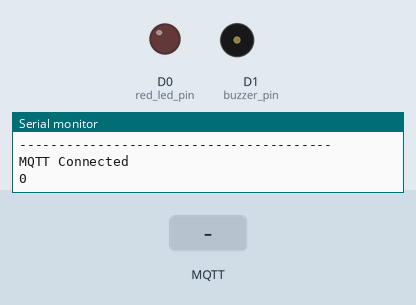
Bench run of a sketch on a simulated Arduino MKR. Shown: output pins drawn as LEDs (lit = HIGH), buzzer (waves = sounding, pin HIGH), the last lines printed to the serial monitor. The test bench sets the inputs (shaded band). WiFi joins after 1.5 s; servers stay silent unless stated; no MQTT or app messages arrive unless stated.

Above: at 12.7 s.
12.8 s: MQTT message "1" arrives on the first subscribed topic
At 13.2 s:
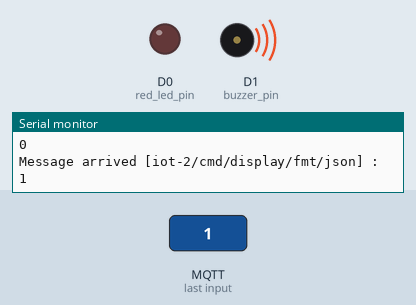
15.8 s: MQTT message "on" arrives on the first subscribed topic
At 17.2 s:
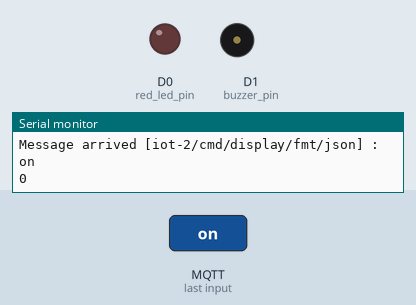
Timing chart, 0 to 18.8 s (numbered marks = the images above; inputs shaded):
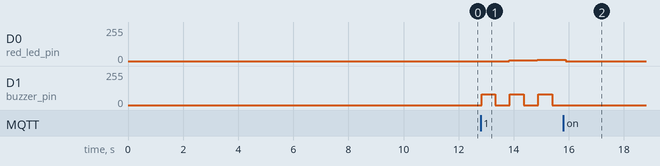

The sketch:

roommate.ino
```cpp
//libraries
#include <Arduino_MKRENV.h>
//MQTT
#include <WiFiNINA.h>
#include <ArduinoMqttClient.h>
#include <ArduinoJson.h>
#include <PubSubClient.h>
#include "wifi_secrets.h"
// Add WiFi connection information
char ssid[] = SECRET_SSID_0;          //  your network SSID (name)
char pass[] = SECRET_PASS_0;          // your network password
int WiFistatus = WL_IDLE_STATUS;      // the Wifi radio's status

//======================================================================//
#define MQTT_HOST "bowcro.messaging.internetofthings.ibmcloud.com"
#define MQTT_PORT 1883
#define MQTT_DEVICEID "d:bowcro:mkr1010:3c610516400c"
#define MQTT_USER "use-token-auth"
#define MQTT_TOKEN "karldevice"
#define MQTT_TOPIC "iot-2/evt/status/fmt/json"
#define MQTT_TOPIC_DISPLAY "iot-2/cmd/display/fmt/json"
// MQTT objects
void callback(char* topic, byte* payload, unsigned int length);
WiFiClient wifiClient;
PubSubClient mqtt(MQTT_HOST, MQTT_PORT, callback, wifiClient);

// variables to hold data
StaticJsonDocument<100> jsonDoc;
JsonObject payload = jsonDoc.to<JsonObject>();
JsonObject status = payload.createNestedObject("d");
static char msg[100];

//functions declared
//mqtt init
void mqtt_init();
//mqtt send
void mqtt_send();
//mqtt get data from could

//mqtt components
void callback(char*,byte*,unsigned int);
void printData();
//======================================================================//

//define the sensor pins
#define buzzer_pin 1
#define red_led_pin 0
//define the wait time

//define state varieties
//control states
int warning_state = 0;
int warning_buffer = 1;
//used for faded light
int brightness = 0;    // how bright the LED is
int fadeAmount = 5;    // how many points to fade the LED by

//functions declaration
//red light control
void red_light_on();
void red_light_off();
void red_light_alert();
//buzzer control
void buzzer_slow_alert();
//control led and buzzer
void warn_control(int);

//initialize
void setup() {
  //MQTT INIT
  mqtt_init();
  //INOUT MODE

  //OUTPUT MODE
  pinMode(red_led_pin,OUTPUT);
  pinMode(buzzer_pin,OUTPUT);
  //INITIAL VALUES

  //TEST
  Serial.begin(9600);
}

//main loop
void loop(){
  mqtt_send();
  //control led and buzzer
  warn_control(warning_state);

  if (warning_state != warning_buffer)
  {
    Serial.println(warning_state);
    warning_buffer = warning_state;
  }
}


//======================================================================//
//=========================function definition==========================//
//======================================================================//

//========================MQTT func definition==========================//
void mqtt_init(){
  //Initialize serial and wait for port to open:
  Serial.begin(9600);
  while (!Serial) {
    ; // wait for serial port to connect. Needed for native USB port only
  }

  // attempt to connect to Wifi network:

  while (WiFistatus != WL_CONNECTED) {
    Serial.print("Attempting to connect to network: ");
    Serial.println(ssid);
    // Connect to WPA/WPA2 network:
    WiFistatus = WiFi.begin(ssid, pass);

    // wait 10 seconds for connection:
    delay(10000);
  }

  // you're connected now, so print out the data:
  Serial.println("You're connected to the network");

  Serial.println("----------------------------------------");
  printData();
  Serial.println("----------------------------------------");

  // Connect to MQTT - IBM Watson IoT Platform
  if (mqtt.connect(MQTT_DEVICEID, MQTT_USER, MQTT_TOKEN)) {
    Serial.println("MQTT Connected");
    mqtt.subscribe(MQTT_TOPIC_DISPLAY);

  } else {
    Serial.println("MQTT Failed to connect!");
  }
}

void mqtt_send(){
  mqtt.loop();
  while (!mqtt.connected()) {
    Serial.print("Attempting MQTT connection...");
    // Attempt to connect
    if (mqtt.connect(MQTT_DEVICEID, MQTT_USER, MQTT_TOKEN)) {
      Serial.println("MQTT Connected");
      mqtt.subscribe(MQTT_TOPIC_DISPLAY);
      mqtt.loop();
    } else {
      Serial.println("MQTT Failed to connect!");
      delay(5000);
    }
  }
  // Check if any reads failed and exit early (to try again).
}

void callback(char* topic, byte* payload, unsigned int length) {
  // handle message arrived
  Serial.print("Message arrived [");
  Serial.print(topic);
  Serial.print("] : ");

  payload[length] = 0; // ensure valid content is zero terminated so can treat as c-string
  Serial.println((char *)payload);
  String received_message = (char *)payload;//received message
  warning_state = received_message.toInt();
}

void printData() {
  Serial.println("Board Information:");
  // print your board's IP address:
  IPAddress ip = WiFi.localIP();
  Serial.print("IP Address: ");
  Serial.println(ip);

  Serial.println();
  Serial.println("Network Information:");
  Serial.print("SSID: ");
  Serial.println(WiFi.SSID());

  // print the received signal strength:
  long rssi = WiFi.RSSI();
  Serial.print("signal strength (RSSI):");
  Serial.println(rssi);

  byte encryption = WiFi.encryptionType();
  Serial.print("Encryption Type:");
  Serial.println(encryption, HEX);
  Serial.println();
}
//========================MQTT func definition==========================//

void red_light_on(){
  //digitalWrite(red_led_pin,HIGH);
  analogWrite(red_led_pin, brightness);
  brightness = brightness + fadeAmount;
  if (brightness <= 0 || brightness >= 255) {
    fadeAmount = -fadeAmount;
  }
  delay(30);
}

void red_light_off(){
  //digitalWrite(red_led_pin,LOW);
  analogWrite(red_led_pin, 0);
}

void red_light_alert(){
  //digitalWrite(red_led_pin,HIGH);
  analogWrite(red_led_pin, 255);
  delay(500);
  //digitalWrite(red_led_pin,LOW);
  analogWrite(red_led_pin, 0);
  delay(500);
}

void buzzer_slow_alert(){
  analogWrite(buzzer_pin,80);
  delay(500);
  analogWrite(buzzer_pin,0);
  delay(500);
}

void warn_control(int state)
{
  if (state == 1)
  {
    red_light_on();
    buzzer_slow_alert();
  }
  else
  {
    red_light_off();
  }
}
```

wifi_secrets.h
```cpp
#define SECRET_SSID_0 "iPhone Karl"
#define SECRET_PASS_0 "12345678"

#define SECRET_SSID_1 "CommunityFibre10Gb_AF320"
#define SECRET_PASS_1 "5pk2mvxvm7"

#define SECRET_SSID_2 "ZhuHX"
#define SECRET_PASS_2 "ZhuHaoxiang"
```

Measured:
- after the input at 12.8 s, D0 (red_led_pin): 0/255 → 5/255 after 1.0 s, → 10/255 1.0 s later; D1 (buzzer_pin): alternates 80/255 for 0.50 s and 0/255 for 0.53 s, starting at once
- after the input at 15.8 s, D1 (buzzer_pin): stops changing and stays 0/255
